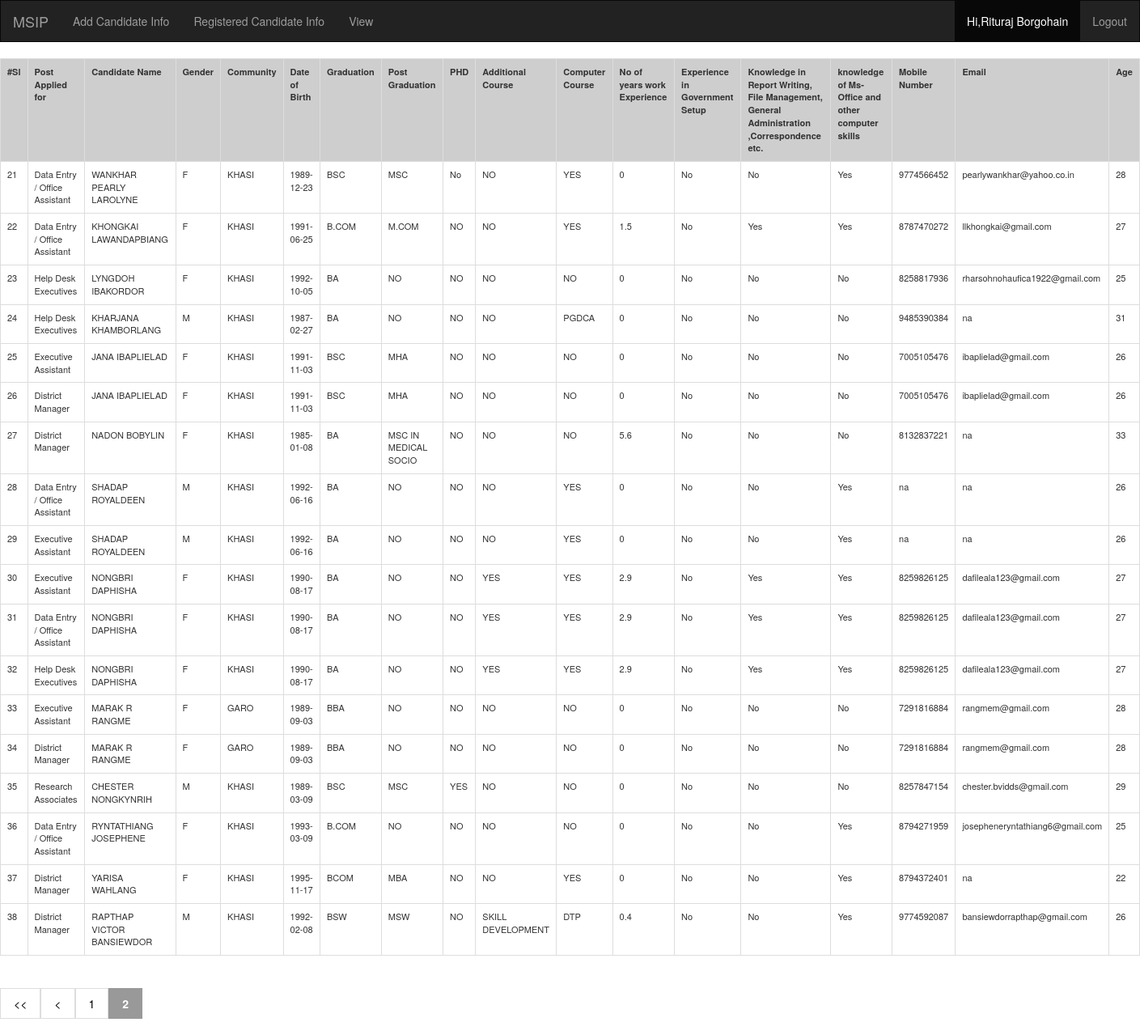
/view.php?currentpage=2 (signed in), run on the app's committed database.
### tables this page shows
CREATE TABLE `post` (
  `id` int(11) NOT NULL,
  `cand_id` int(11) NOT NULL,
  `postid` int(11) NOT NULL,
  `grad` varchar(20) NOT NULL,
  `post_grad` varchar(20) NOT NULL,
  `phd` varchar(20) NOT NULL DEFAULT 'No',
  `macip` varchar(40) NOT NULL,
  `con` datetime NOT NULL DEFAULT CURRENT_TIMESTAMP,
  `user` int(11) NOT NULL,
  `isdelete` int(11) NOT NULL DEFAULT '0'
);

CREATE TABLE `applicants` (
  `id` int(11) NOT NULL,
  `name` varchar(100) NOT NULL,
  `gender` varchar(10) NOT NULL,
  `community` varchar(50) NOT NULL,
  `dob` varchar(20) NOT NULL,
  `grad` varchar(50) NOT NULL,
  `post_grad` varchar(50) NOT NULL,
  `phd` varchar(20) NOT NULL DEFAULT 'No',
  `add_course` varchar(100) NOT NULL,
  `comp_course` varchar(200) NOT NULL,
  `exp` varchar(50) NOT NULL,
  `exp_gov` int(11) NOT NULL,
  `know_rep` varchar(10) NOT NULL,
  `know_ms` varchar(10) NOT NULL,
  `qual_remarks` varchar(300) NOT NULL,
  `work_exp` varchar(200) NOT NULL,
  `mob` varchar(15) NOT NULL,
  `email` varchar(70) NOT NULL,
  `curr_age` int(11) NOT NULL,
  `isdelete` int(11) NOT NULL DEFAULT '0'
);

### view.php (the view, shortened to what this page needs)
<?php
     include("config.php");
     include("header.php");
$sql = "SELECT COUNT(*) FROM applicants a inner join post b on a.id=b.cand_id where  a.isdelete=0 and b.isdelete=0    ";
$x = mysqli_query($mysqli, $sql) ;
$r = mysqli_fetch_row($x);
$numrows = $r[0];
$rowsperpage = 20;
$totalpages = ceil($numrows / $rowsperpage);
if (isset($_GET['currentpage']) && is_numeric($_GET['currentpage'])) {
   $currentpage = (int) $_GET['currentpage'];
} else {
   $currentpage = 1;
}
$offset = ($currentpage - 1) * $rowsperpage;
$sql = "SELECT a.*,b.postid, b.user,b.id as pid, b.grad as grad1,b.post_grad as pgrad,b.phd as phd1 from applicants a inner join post b on a.id=b.cand_id where  a.isdelete=0 and b.isdelete=0    order by a.id  LIMIT $offset, $rowsperpage";
$result = mysqli_query($mysqli, $sql) ;
$range = 3;
$sno=($currentpage*20)-19 ;
?>
<div class="row">
<div class="col-md-12" >
<table class="table table-bordered" width="100%" style="font-size:11px !important;">
<tr>
<th>
#Sl
</th>
<th>
Post Applied for
</th>
<th>
Candidate Name
</th>
<th>
Gender
</th>
<th>
Community
</th>
<th>
Date of Birth
</th>
<th>
Graduation
</th>
<th>
Post Graduation
</th>
<th>
PHD
</th>
<th>
Additional Course
</th>
<th>
Computer Course
</th>
<th>
No of years work Experience
</th>
<th>
Experience in Government Setup
</th>
<th>
Knowledge in Report Writing, File Management, General Administration ,Correspondence etc.
</th>
<th>
knowledge of Ms-Office and other computer skills
</th>
<th>
Mobile Number
</th>
<th>
Email
</th>
<th>
Age
</th>
</tr>
<?php while($r= mysqli_fetch_array($result)) { ?>
<tr>
<td>
<?php echo $sno; $sno ++; ?>
</td>
<td>
<?php
switch($r["postid"]){
    case 2 :
        echo "Data Entry / Office Assistant";
        break;
    case 3 :
        echo "District Manager";
        break;
    case 4 :
        echo "Executive Assistant";
        break;
    case 5 :
        echo "Help Desk Executives";
        break;
    case 6 :
        echo "Research Associates";
        break;
}
 ?>
</td>
<td>
<?php echo  $r["name"]?>
</td>
<td>
<?php
echo $r["gender"];
   ?>
</td>
<td>
<?php
echo $r["community"];
   ?>
</td>
<td>
<?php
echo  $r["dob"] ;
   ?>
</td>
<td>
<?php
echo  $r["grad1"] ;
   ?>
</td>
<td>
<?php
echo  $r["pgrad"] ;
   ?>
</td>
<td>
<?php
echo  $r["phd1"] ;
   ?>
</td>
<td>
<?php
echo  $r["add_course"] ;
   ?>
</td>
<td>
<?php
echo  $r["comp_course"] ;
   ?>
</td>
<td>
<?php
echo $r["exp"];
   ?>
</td>
<td>
<?php
if($r["exp_gov"]=="1")
{
    echo 'Yes';
}
else
{
    echo 'No';
}
   ?>
</td>
<td>
<?php
echo  $r["know_rep"] ;
   ?>
</td>
<td>
<?php
echo  $r["know_ms"] ;
   ?>
</td>
<td>
<?php
echo  $r["mob"] ;
   ?>
</td>
<td>
<?php
echo  $r["email"] ;
   ?>
</td>
<td>
<?php
echo  $r["curr_age"] ;
   ?>
</td>
</tr>
<?php } ?>
</table>
</div></div>
<div class="row">
<div class="col-md-12">
<div  class="pagination">
<?php
if ($currentpage > 1) {
    echo " <a href='{$_SERVER['PHP_SELF']}?currentpage=1'><<</a> ";
    $prevpage = $currentpage - 1;
    echo " <a href='{$_SERVER['PHP_SELF']}?currentpage=$prevpage'><</a> ";
 }
 for ($x = ($currentpage - $range); $x < (($currentpage + $range) + 1); $x++) {
    if (($x > 0) && ($x <= $totalpages)) {
       if ($x == $currentpage) {
          echo "<a class='active'><b>$x</b></a> ";
       } else {
          echo " <a href='{$_SERVER['PHP_SELF']}?currentpage=$x'>$x</a> ";
       }
    }
 }
 ?>
</div>
</div>
</div>
 <?php
    include("footer.php");
?>

### header.php (shortened to what this page needs)
<html>
<head>
<link rel="stylesheet" href="https://maxcdn.bootstrapcdn.com/bootstrap/3.3.7/css/bootstrap.min.css">
</head>
<body>
<nav class="navbar navbar-inverse"  >
  <div class="container-fluid">
    <div class="navbar-header">
      <a class="navbar-brand" href="#">MSIP</a>
    </div>
    <?php
if(isset($_SESSION['id']))
{
    $uid = $_SESSION['id'];
    if( $uid!= "")
    {
    ?>
        <ul class="nav navbar-nav">
        <li ><a href="add.php">Add Candidate Info</a></li>
        <li ><a href="add1.php">Registered Candidate Info</a></li>
        <li ><a href="view.php">View</a></li>
        </ul>
        <ul class="nav navbar-nav navbar-right">
        <li class="active">
        <a href="change.php"> <?php
 if($uid!="")
 {
 echo "Hi,".$_SESSION['name']  ;
 }
 ?></a>
        </li>
        <li  style="float:right"><a href="logout.php">Logout</a></li>
</ul>
<?php }
 }
 else
 {?>
    <ul class="nav navbar-nav">
        <li ><a href="index.php">Login</a></li>
        </ul>
<?php  }
?>
  </div>
</nav>

### footer.php (shortened to what this page needs)
</body>
</html>

### view.php (style rules this page uses)
table tr th { background:#cecece; }

### header.php (style rules this page uses)
.navbar { -webkit-border-radius: 0; -moz-border-radius: 0; border-radius: 0; }
.pagination { display: inline-block; }
.pagination a { color: black; float: left; padding: 8px 16px; text-decoration: none; transition: background-color .3s; border: 1px solid #ddd; }
.pagination a.active { background-color: #999; color: white; border: 1px solid #999; }

### data on the page
post: postid "Data Entry / Office Assistant", cand.name "WANKHAR PEARLY LAROLYNE", cand.gender "F", cand.community "KHASI", cand.dob "1989-12-23", grad "BSC", post_grad "MSC", phd "No", cand.add_course "NO", cand.comp_course "YES", cand.exp "0", cand.know_rep "No", cand.know_ms "Yes", cand.mob "9774566452", cand.email "pearlywankhar@yahoo.co.in", cand.curr_age "28"
post: postid "Data Entry / Office Assistant", cand.name "KHONGKAI LAWANDAPBIANG", cand.gender "F", cand.community "KHASI", cand.dob "1991-06-25", grad "B.COM", post_grad "M.COM", phd "NO", cand.add_course "NO", cand.comp_course "YES", cand.exp "1.5", cand.know_rep "Yes", cand.know_ms "Yes", cand.mob "8787470272", cand.email "llkhongkai@gmail.com", cand.curr_age "27"
post: postid "Help Desk Executives", cand.name "LYNGDOH IBAKORDOR", cand.gender "F", cand.community "KHASI", cand.dob "1992-10-05", grad "BA", post_grad "NO", phd "NO", cand.add_course "NO", cand.comp_course "NO", cand.exp "0", cand.know_rep "No", cand.know_ms "No", cand.mob "8258817936", cand.email "rharsohnohaufica1922@gmail.com", cand.curr_age "25"
post: postid "Help Desk Executives", cand.name "KHARJANA KHAMBORLANG", cand.gender "M", cand.community "KHASI", cand.dob "1987-02-27", grad "BA", post_grad "NO", phd "NO", cand.add_course "NO", cand.comp_course "PGDCA", cand.exp "0", cand.know_rep "No", cand.know_ms "No", cand.mob "9485390384", cand.email "na", cand.curr_age "31"
post: postid "Executive Assistant", cand.name "JANA IBAPLIELAD", cand.gender "F", cand.community "KHASI", cand.dob "1991-11-03", grad "BSC", post_grad "MHA", phd "NO", cand.add_course "NO", cand.comp_course "NO", cand.exp "0", cand.know_rep "No", cand.know_ms "No", cand.mob "7005105476", cand.email "ibaplielad@gmail.com", cand.curr_age "26"
post: postid "District Manager", cand.name "JANA IBAPLIELAD", cand.gender "F", cand.community "KHASI", cand.dob "1991-11-03", grad "BSC", post_grad "MHA", phd "NO", cand.add_course "NO", cand.comp_course "NO", cand.exp "0", cand.know_rep "No", cand.know_ms "No", cand.mob "7005105476", cand.email "ibaplielad@gmail.com", cand.curr_age "26"
post: postid "District Manager", cand.name "NADON BOBYLIN", cand.gender "F", cand.community "KHASI", cand.dob "1985-01-08", grad "BA", post_grad "MSC IN MEDICAL SOCIO", phd "NO", cand.add_course "NO", cand.comp_course "NO", cand.exp "5.6", cand.know_rep "No", cand.know_ms "No", cand.mob "8132837221", cand.email "na", cand.curr_age "33"
post: postid "Data Entry / Office Assistant", cand.name "SHADAP ROYALDEEN", cand.gender "M", cand.community "KHASI", cand.dob "1992-06-16", grad "BA", post_grad "NO", phd "NO", cand.add_course "NO", cand.comp_course "YES", cand.exp "0", cand.know_rep "No", cand.know_ms "Yes", cand.mob "na", cand.email "na", cand.curr_age "26"
post: postid "Executive Assistant", cand.name "SHADAP ROYALDEEN", cand.gender "M", cand.community "KHASI", cand.dob "1992-06-16", grad "BA", post_grad "NO", phd "NO", cand.add_course "NO", cand.comp_course "YES", cand.exp "0", cand.know_rep "No", cand.know_ms "Yes", cand.mob "na", cand.email "na", cand.curr_age "26"
post: postid "Executive Assistant", cand.name "NONGBRI DAPHISHA", cand.gender "F", cand.community "KHASI", cand.dob "1990-08-17", grad "BA", post_grad "NO", phd "NO", cand.add_course "YES", cand.comp_course "YES", cand.exp "2.9", cand.know_rep "Yes", cand.know_ms "Yes", cand.mob "8259826125", cand.email "dafileala123@gmail.com", cand.curr_age "27"
post: postid "Data Entry / Office Assistant", cand.name "NONGBRI DAPHISHA", cand.gender "F", cand.community "KHASI", cand.dob "1990-08-17", grad "BA", post_grad "NO", phd "NO", cand.add_course "YES", cand.comp_course "YES", cand.exp "2.9", cand.know_rep "Yes", cand.know_ms "Yes", cand.mob "8259826125", cand.email "dafileala123@gmail.com", cand.curr_age "27"
post: postid "Help Desk Executives", cand.name "NONGBRI DAPHISHA", cand.gender "F", cand.community "KHASI", cand.dob "1990-08-17", grad "BA", post_grad "NO", phd "NO", cand.add_course "YES", cand.comp_course "YES", cand.exp "2.9", cand.know_rep "Yes", cand.know_ms "Yes", cand.mob "8259826125", cand.email "dafileala123@gmail.com", cand.curr_age "27"
post: postid "Executive Assistant", cand.name "MARAK R RANGME", cand.gender "F", cand.community "GARO", cand.dob "1989-09-03", grad "BBA", post_grad "NO", phd "NO", cand.add_course "NO", cand.comp_course "NO", cand.exp "0", cand.know_rep "No", cand.know_ms "No", cand.mob "7291816884", cand.email "rangmem@gmail.com", cand.curr_age "28"
post: postid "District Manager", cand.name "MARAK R RANGME", cand.gender "F", cand.community "GARO", cand.dob "1989-09-03", grad "BBA", post_grad "NO", phd "NO", cand.add_course "NO", cand.comp_course "NO", cand.exp "0", cand.know_rep "No", cand.know_ms "No", cand.mob "7291816884", cand.email "rangmem@gmail.com", cand.curr_age "28"
post: postid "Research Associates", cand.name "CHESTER NONGKYNRIH", cand.gender "M", cand.community "KHASI", cand.dob "1989-03-09", grad "BSC", post_grad "MSC", phd "YES", cand.add_course "NO", cand.comp_course "NO", cand.exp "0", cand.know_rep "No", cand.know_ms "No", cand.mob "8257847154", cand.email "chester.bvidds@gmail.com", cand.curr_age "29"
post: postid "Data Entry / Office Assistant", cand.name "RYNTATHIANG JOSEPHENE", cand.gender "F", cand.community "KHASI", cand.dob "1993-03-09", grad "B.COM", post_grad "NO", phd "NO", cand.add_course "NO", cand.comp_course "NO", cand.exp "0", cand.know_rep "No", cand.know_ms "Yes", cand.mob "8794271959", cand.email "josepheneryntathiang6@gmail.com", cand.curr_age "25"
post: postid "District Manager", cand.name "YARISA WAHLANG", cand.gender "F", cand.community "KHASI", cand.dob "1995-11-17", grad "BCOM", post_grad "MBA", phd "NO", cand.add_course "NO", cand.comp_course "YES", cand.exp "0", cand.know_rep "No", cand.know_ms "Yes", cand.mob "8794372401", cand.email "na", cand.curr_age "22"
post: postid "District Manager", cand.name "RAPTHAP VICTOR BANSIEWDOR", cand.gender "M", cand.community "KHASI", cand.dob "1992-02-08", grad "BSW", post_grad "MSW", phd "NO", cand.add_course "SKILL DEVELOPMENT", cand.comp_course "DTP", cand.exp "0.4", cand.know_rep "No", cand.know_ms "Yes", cand.mob "9774592087", cand.email "bansiewdorrapthap@gmail.com", cand.curr_age "26"

### other printed values
$_SESSION['name'] "Rituraj Borgohain"
